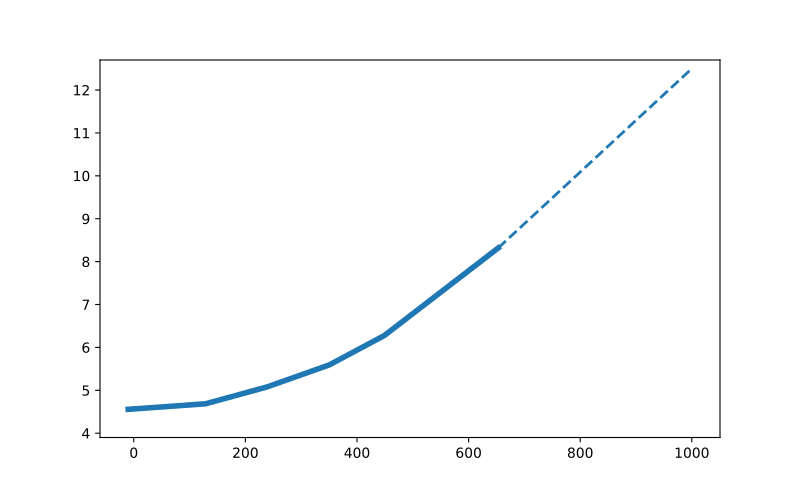

This chart was generated by the following Python code:
#!/usr/bin/env python3
# -*- coding: utf-8 -*-
"""
Created on Wed Jun  4 22:19:15 2025

@author: chenhsiaoyi
"""

import numpy as np
import matplotlib.pyplot as plt
q=[0.1202,0.1593,0.1788,0.1969,0.2134,0.21943]
q2=[0.25]*6
scale=[2.15,1.8,1.6,1.4,1.2,1.0]
q=np.asarray(q[:])
q=1.0/q
q2=np.asarray(q2[:])
q2=1.0/q2
gap=[0.6532,0.449,0.3504,0.2387,0.1286,-0.010]
gap=np.asarray(gap[:])
gap[:]=gap[:]*1000

extra_q=[1/0.1202,12.5]
extra_g=[653.2,1000.0]
extra_q2=[4.0,4.0]

fig, ax = plt.subplots(figsize=(8, 5))

#plt.hlines(6, 0,1000)
#plt.vlines(400, 0,12)
plt.plot(gap,q,c='#1f77b4',lw=4)
#plt.plot(gap,q2,c='#ff7f0e',lw=4)
plt.plot(extra_g,extra_q,linestyle='--',c='#1f77b4',lw=2)
#plt.plot(extra_g,extra_q2,linestyle='--',c='#ff7f0e',lw=2)
#plt.xlim([-280,1050])
plt.ylim([3.9,12.7])
plt.savefig('gap_qy.pdf')
plt.show()


width=[0.06632,0.0715, 0.07513	,0.07997	,0.08759,0.09589		]
width=np.asarray(width)*1000

width2=[0.02674,0.03402, 0.0397	,0.04676	,0.05636,0.06627		]
width2=np.asarray(width2)*1000

extra_width=[0.06632*1000,0.05832*1000]
extra_width2=[0.02674*1000,0.01674*1000]

fig, ax = plt.subplots(figsize=(8, 3))
plt.plot(gap,width,c='#1f77b4',lw=2)
plt.plot(extra_g,extra_width,linestyle='--',c='#1f77b4')
plt.plot(gap,width2,c='#ff7f0e',lw=2)
plt.plot(extra_g,extra_width2,linestyle='--',c='#ff7f0e')
plt.savefig('gap_width.pdf')
